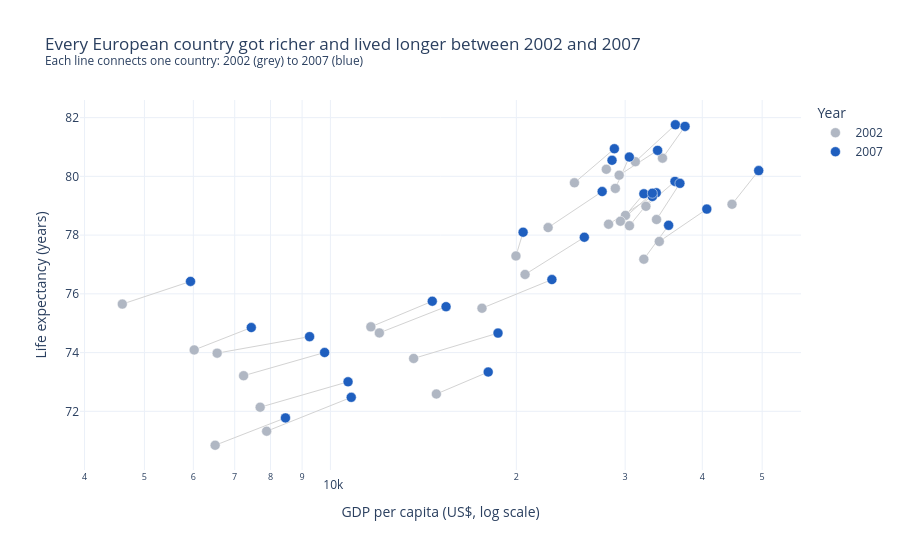

This figure's notebook cell:
### Markdown cell above
## Task 1 — Scatter: life expectancy change over time

**What to build:** A scatter showing **GDP per capita vs life expectancy** for **two years** (2002 and 2007) to show how both moved — use **colour for year** (just 2 colours), **one continent only**.

Choose any continent except Africa (that was the example). Highlight the change direction.

> 💡 Filter: `df.loc[df['continent'] == 'YOUR_CHOICE']` then filter years

### Code cell
# Task 1
# YOUR CODE HERE


eu = df.loc[(df['continent'] == 'Europe') & (df['year'].isin([2002, 2007]))].copy()
eu['year'] = eu['year'].astype(str)

fig = px.scatter(
    eu, x='gdpPercap', y='lifeExp', color='year',
    log_x=True, hover_name='country',
    category_orders={'year': ['2002', '2007']},
    color_discrete_map={'2002': '#B0B7C3', '2007': '#1F5FBF'},
    labels={'gdpPercap': 'GDP per capita (US$, log scale)',
            'lifeExp': 'Life expectancy (years)', 'year': 'Year'},
    title='Every European country got richer and lived longer between 2002 and 2007'
          '<br><sup>Each line connects one country: 2002 (grey) to 2007 (blue)</sup>',
)
fig.update_traces(marker=dict(size=10, line=dict(width=0.5, color='white')))

# one connector line per country (None breaks the line between countries)
wide = eu.pivot(index='country', columns='year', values=['gdpPercap', 'lifeExp'])
xs, ys = [], []
for c in wide.index:
    xs += [wide.loc[c, ('gdpPercap', '2002')], wide.loc[c, ('gdpPercap', '2007')], None]
    ys += [wide.loc[c, ('lifeExp', '2002')], wide.loc[c, ('lifeExp', '2007')], None]
fig.add_trace(go.Scatter(x=xs, y=ys, mode='lines', hoverinfo='skip',
                         line=dict(color='lightgrey', width=1), showlegend=False))
fig.data = (fig.data[-1],) + fig.data[:-1]   # draw lines underneath the dots

fig.update_layout(template='plotly_white', width=900, height=550)
fig.show()

### Figure 1 — Plotly figure (JSON) as saved in the notebook; plotly's stock layout.template omitted (floating-point values rounded to 4 significant figures)
{"data": [{"hoverinfo": "skip", "line": {"color": "lightgrey", "width": 1}, "mode": "lines", "showlegend": false, "type": "scatter", "x": [4604.0, 5937.0, null, 32420.0, 36130.0, null, 30490.0, 33690.0, null, 6019.0, 7446.0, null, 7697.0, 10680.0, null, 11630.0, 14620.0, null, 17600.0, 22830.0, null, 32170.0, 35280.0, null, 28200.0, 33210.0, null, 28930.0, 30470.0, null, 30040.0, 32170.0, null, 22510.0, 27540.0, null, 14840.0, 18010.0, null, 31160.0, 36180.0, null, 34080.0, 40680.0, null, 27970.0, 28570.0, null, 6557.0, 9254.0, null, 33720.0, 36800.0, null, 44680.0, 49360.0, null, 12000.0, 15390.0, null, 19970.0, 20510.0, null, 7885.0, 10810.0, null, 7236.0, 9787.0, null, 13640.0, 18680.0, null, 20660.0, 25770.0, null, 24840.0, 28820.0, null, 29340.0, 33860.0, null, 34480.0, 37510.0, null, 6508.0, 8458.0, null, 29480.0, 33200.0, null], "y": [75.65, 76.42, null, 78.98, 79.83, null, 78.32, 79.44, null, 74.09, 74.85, null, 72.14, 73.0, null, 74.88, 75.75, null, 75.51, 76.49, null, 77.18, 78.33, null, 78.37, 79.31, null, 79.59, 80.66, null, 78.67, 79.41, null, 78.26, 79.48, null, 72.59, 73.34, null, 80.5, 81.76, null, 77.78, 78.89, null, 80.24, 80.55, null, 73.98, 74.54, null, 78.53, 79.76, null, 79.05, 80.2, null, 74.67, 75.56, null, 77.29, 78.1, null, 71.32, 72.48, null, 73.21, 74.0, null, 73.8, 74.66, null, 76.66, 77.93, null, 79.78, 80.94, null, 80.04, 80.88, null, 80.62, 81.7, null, 70.84, 71.78, null, 78.47, 79.42, null]}, {"hovertemplate": "<b>%{hovertext}</b><br><br>Year=2002<br>GDP per capita (US$, log scale)=%{x}<br>Life expectancy (years)=%{y}<extra></extra>", "hovertext": ["Albania", "Austria", "Belgium", "Bosnia and Herzegovina", "Bulgaria", "Croatia", "Czech Republic", "Denmark", "Finland", "France", "Germany", "Greece", "Hungary", "Iceland", "Ireland", "Italy", "Montenegro", "Netherlands", "Norway", "Poland", "Portugal", "Romania", "Serbia", "Slovak Republic", "Slovenia", "Spain", "Sweden", "Switzerland", "Turkey", "United Kingdom"], "legendgroup": "2002", "marker": {"color": "#B0B7C3", "line": {"color": "white", "width": 0.5}, "size": 10, "symbol": "circle"}, "mode": "markers", "name": "2002", "orientation": "v", "showlegend": true, "type": "scatter", "x": [4604.0, 32420.0, 30490.0, 6019.0, 7697.0, 11630.0, 17600.0, 32170.0, 28200.0, 28930.0, 30040.0, 22510.0, 14840.0, 31160.0, 34080.0, 27970.0, 6557.0, 33720.0, 44680.0, 12000.0, 19970.0, 7885.0, 7236.0, 13640.0, 20660.0, 24840.0, 29340.0, 34480.0, 6508.0, 29480.0], "xaxis": "x", "y": [75.65, 78.98, 78.32, 74.09, 72.14, 74.88, 75.51, 77.18, 78.37, 79.59, 78.67, 78.26, 72.59, 80.5, 77.78, 80.24, 73.98, 78.53, 79.05, 74.67, 77.29, 71.32, 73.21, 73.8, 76.66, 79.78, 80.04, 80.62, 70.84, 78.47], "yaxis": "y"}, {"hovertemplate": "<b>%{hovertext}</b><br><br>Year=2007<br>GDP per capita (US$, log scale)=%{x}<br>Life expectancy (years)=%{y}<extra></extra>", "hovertext": ["Albania", "Austria", "Belgium", "Bosnia and Herzegovina", "Bulgaria", "Croatia", "Czech Republic", "Denmark", "Finland", "France", "Germany", "Greece", "Hungary", "Iceland", "Ireland", "Italy", "Montenegro", "Netherlands", "Norway", "Poland", "Portugal", "Romania", "Serbia", "Slovak Republic", "Slovenia", "Spain", "Sweden", "Switzerland", "Turkey", "United Kingdom"], "legendgroup": "2007", "marker": {"color": "#1F5FBF", "line": {"color": "white", "width": 0.5}, "size": 10, "symbol": "circle"}, "mode": "markers", "name": "2007", "orientation": "v", "showlegend": true, "type": "scatter", "x": [5937.0, 36130.0, 33690.0, 7446.0, 10680.0, 14620.0, 22830.0, 35280.0, 33210.0, 30470.0, 32170.0, 27540.0, 18010.0, 36180.0, 40680.0, 28570.0, 9254.0, 36800.0, 49360.0, 15390.0, 20510.0, 10810.0, 9787.0, 18680.0, 25770.0, 28820.0, 33860.0, 37510.0, 8458.0, 33200.0], "xaxis": "x", "y": [76.42, 79.83, 79.44, 74.85, 73.0, 75.75, 76.49, 78.33, 79.31, 80.66, 79.41, 79.48, 73.34, 81.76, 78.89, 80.55, 74.54, 79.76, 80.2, 75.56, 78.1, 72.48, 74.0, 74.66, 77.93, 80.94, 80.88, 81.7, 71.78, 79.42], "yaxis": "y"}], "layout": {"height": 550, "legend": {"title": {"text": "Year"}, "tracegroupgap": 0}, "title": {"text": "Every European country got richer and lived longer between 2002 and 2007<br><sup>Each line connects one country: 2002 (grey) to 2007 (blue)</sup>"}, "width": 900, "xaxis": {"anchor": "y", "domain": [0, 1], "title": {"text": "GDP per capita (US$, log scale)"}, "type": "log"}, "yaxis": {"anchor": "x", "domain": [0, 1], "title": {"text": "Life expectancy (years)"}}}}
